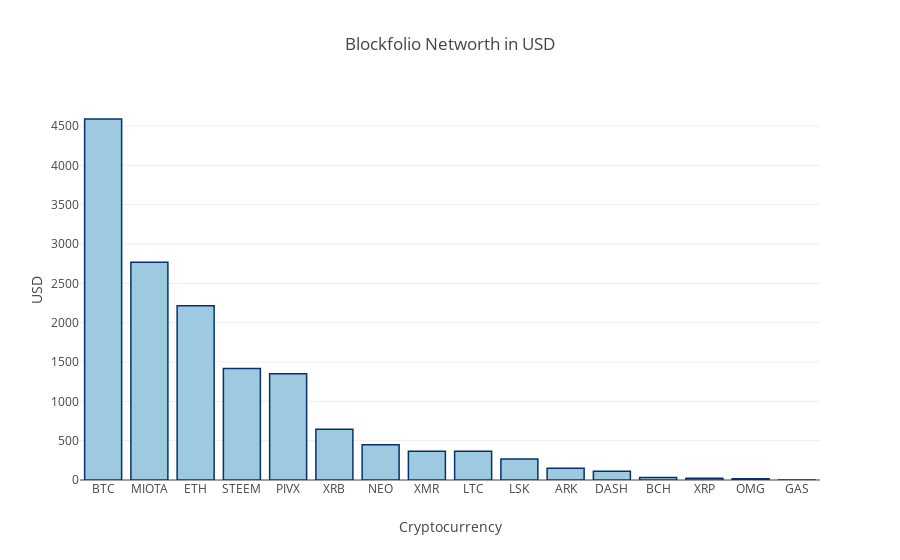

Write notebook code for a chart like this one.
### Markdown cell above
#### Net Worth

Let's plot the worth of each asset in descending order:

### Code cell
marker = dict(color='rgb(158,202,225)',
              line=dict(color='rgb(8,48,107)', width=1.5))

layout = go.Layout(title='Blockfolio Networth in USD',
                   xaxis=dict(title='Cryptocurrency'),
                   yaxis=dict(title='USD'))
              
value_chart=go.Bar(x=merged_data.symbol, y=merged_data.value_usd, marker=marker)

fig = go.Figure(data=[value_chart], layout=layout)
py.iplot(fig)

### Figure 1 — Plotly figure (JSON) as saved in the notebook; plotly's stock layout.template omitted (floating-point values rounded to 4 significant figures)
{"data": [{"marker": {"color": "rgb(158,202,225)", "line": {"color": "rgb(8,48,107)", "width": 1.5}}, "type": "bar", "x": ["BTC", "MIOTA", "ETH", "STEEM", "PIVX", "XRB", "NEO", "XMR", "LTC", "LSK", "ARK", "DASH", "BCH", "XRP", "OMG", "GAS"], "y": [4589.0, 2767.0, 2215.0, 1419.0, 1351.0, 644.3, 447.6, 367.0, 364.9, 268.1, 148.9, 109.9, 33.01, 21.88, 16.39, 0.2685]}], "layout": {"title": "Blockfolio Networth in USD", "xaxis": {"title": "Cryptocurrency"}, "yaxis": {"title": "USD"}}}
